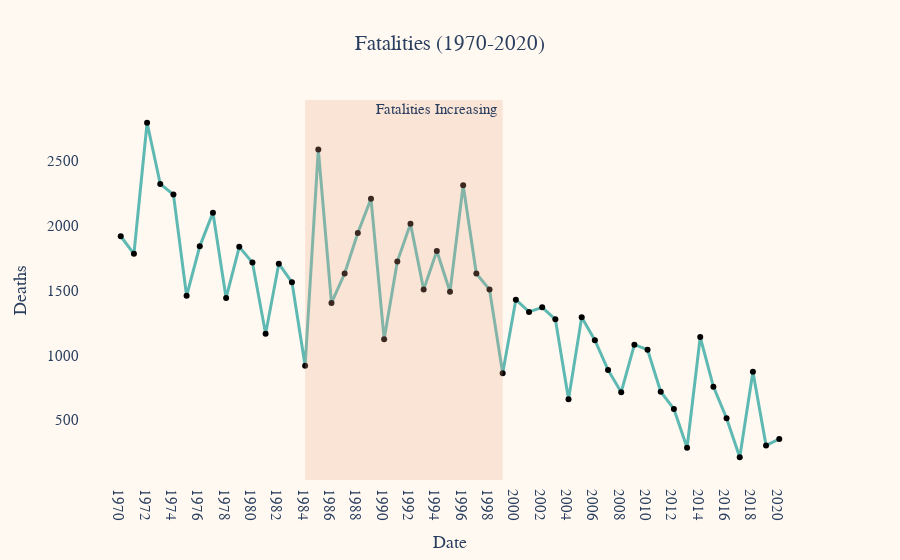

Notebook code cell kept with this figure:
### Code cell
fig = px.scatter(totals, x="Date", y="Total_Fatalities", title="Fatalities (1970-2020)",
             labels={'Date': 'Date', 'Total_Fatalities': 'Deaths'})
             
                       
fig.update_traces(mode='lines+markers', line=dict(width=3, color='#5FB9B3'), marker=dict( color='black'))

fig.update_layout(
    xaxis_showgrid=False, 
    yaxis_showgrid=False,
    title_x=0.5,  
    plot_bgcolor='#FFF9F1', 
    paper_bgcolor='#FFF9F1',
    font_family = 'Din Condensed',
    font_size = 15,
    )
 
fig.add_vrect(x0=14, x1=29, 
              annotation_text="Fatalities Increasing ", annotation_position="top right",
              annotation=dict(font_size=15, font_family="Din Condensed"),
              fillcolor="#eba283", opacity=0.25, line_width=0)
fig.show()

### Figure 1 — Plotly figure (JSON) as saved in the notebook; plotly's stock layout.template omitted (floating-point values rounded to 4 significant figures)
{"data": [{"hovertemplate": "Date=%{x}<br>Deaths=%{y}<extra></extra>", "legendgroup": "", "line": {"color": "#5FB9B3", "width": 3}, "marker": {"color": "black", "symbol": "circle"}, "mode": "lines+markers", "name": "", "orientation": "v", "showlegend": false, "type": "scatter", "x": ["1970", "1971", "1972", "1973", "1974", "1975", "1976", "1977", "1978", "1979", "1980", "1981", "1982", "1983", "1984", "1985", "1986", "1987", "1988", "1989", "1990", "1991", "1992", "1993", "1994", "1995", "1996", "1997", "1998", "1999", "2000", "2001", "2002", "2003", "2004", "2005", "2006", "2007", "2008", "2009", "2010", "2011", "2012", "2013", "2014", "2015", "2016", "2017", "2018", "2019", "2020"], "xaxis": "x", "y": [1920, 1784, 2796, 2323, 2242, 1460, 1842, 2102, 1444, 1838, 1717, 1168, 1708, 1564, 921, 2590, 1405, 1632, 1945, 2210, 1125, 1725, 2017, 1508, 1806, 1491, 2314, 1632, 1508, 863, 1430, 1336, 1371, 1279, 662, 1294, 1118, 888, 716, 1083, 1044, 720, 587, 287, 1142, 759, 515, 214, 874, 305, 355], "yaxis": "y"}], "layout": {"annotations": [{"font": {"family": "Din Condensed", "size": 15}, "showarrow": false, "text": "Fatalities Increasing ", "x": 29, "xanchor": "right", "xref": "x", "y": 1, "yanchor": "top", "yref": "y domain"}], "font": {"family": "Din Condensed", "size": 15}, "legend": {"tracegroupgap": 0}, "paper_bgcolor": "#FFF9F1", "plot_bgcolor": "#FFF9F1", "shapes": [{"fillcolor": "#eba283", "line": {"width": 0}, "opacity": 0.25, "type": "rect", "x0": 14, "x1": 29, "xref": "x", "y0": 0, "y1": 1, "yref": "y domain"}], "title": {"text": "Fatalities (1970-2020)", "x": 0.5}, "xaxis": {"anchor": "y", "domain": [0, 1], "showgrid": false, "title": {"text": "Date"}}, "yaxis": {"anchor": "x", "domain": [0, 1], "showgrid": false, "title": {"text": "Deaths"}}}}
